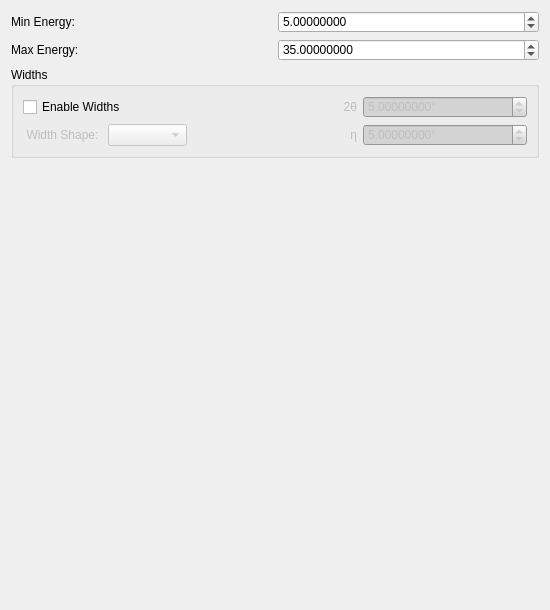
<?xml version="1.0" encoding="UTF-8"?>
<ui version="4.0">
 <class>laue_overlay_editor</class>
 <widget class="QWidget" name="laue_overlay_editor">
  <property name="geometry">
   <rect>
    <x>0</x>
    <y>0</y>
    <width>550</width>
    <height>610</height>
   </rect>
  </property>
  <property name="sizePolicy">
   <sizepolicy hsizetype="Preferred" vsizetype="Preferred">
    <horstretch>0</horstretch>
    <verstretch>0</verstretch>
   </sizepolicy>
  </property>
  <property name="minimumSize">
   <size>
    <width>0</width>
    <height>610</height>
   </size>
  </property>
  <property name="windowTitle">
   <string>Edit Overlay</string>
  </property>
  <property name="styleSheet">
   <string notr="true">QDoubleSpinBox:disabled {background-color: LightGray;}
</string>
  </property>
  <layout class="QGridLayout" name="gridLayout">
   <item row="5" column="0" colspan="2">
    <spacer name="verticalSpacer">
     <property name="orientation">
      <enum>Qt::Vertical</enum>
     </property>
     <property name="sizeHint" stdset="0">
      <size>
       <width>20</width>
       <height>40</height>
      </size>
     </property>
    </spacer>
   </item>
   <item row="4" column="0" colspan="2">
    <layout class="QVBoxLayout" name="crystal_editor_layout"/>
   </item>
   <item row="1" column="0">
    <widget class="QLabel" name="max_energy_label">
     <property name="text">
      <string>Max Energy:</string>
     </property>
    </widget>
   </item>
   <item row="0" column="0">
    <widget class="QLabel" name="min_energy_label">
     <property name="text">
      <string>Min Energy:</string>
     </property>
    </widget>
   </item>
   <item row="1" column="1">
    <widget class="ScientificDoubleSpinBox" name="max_energy">
     <property name="keyboardTracking">
      <bool>false</bool>
     </property>
     <property name="decimals">
      <number>8</number>
     </property>
     <property name="maximum">
      <double>100000.000000000000000</double>
     </property>
     <property name="value">
      <double>35.000000000000000</double>
     </property>
    </widget>
   </item>
   <item row="2" column="0" colspan="2">
    <widget class="QGroupBox" name="ranges_group_box">
     <property name="title">
      <string>Widths</string>
     </property>
     <layout class="QGridLayout" name="gridLayout_4">
      <item row="1" column="0">
       <widget class="QCheckBox" name="enable_widths">
        <property name="text">
         <string>Enable Widths</string>
        </property>
       </widget>
      </item>
      <item row="3" column="3">
       <widget class="ScientificDoubleSpinBox" name="eta_width">
        <property name="enabled">
         <bool>false</bool>
        </property>
        <property name="keyboardTracking">
         <bool>false</bool>
        </property>
        <property name="suffix">
         <string>°</string>
        </property>
        <property name="decimals">
         <number>8</number>
        </property>
        <property name="maximum">
         <double>360.000000000000000</double>
        </property>
        <property name="value">
         <double>5.000000000000000</double>
        </property>
       </widget>
      </item>
      <item row="1" column="3">
       <widget class="ScientificDoubleSpinBox" name="tth_width">
        <property name="enabled">
         <bool>false</bool>
        </property>
        <property name="keyboardTracking">
         <bool>false</bool>
        </property>
        <property name="suffix">
         <string>°</string>
        </property>
        <property name="decimals">
         <number>8</number>
        </property>
        <property name="maximum">
         <double>360.000000000000000</double>
        </property>
        <property name="value">
         <double>5.000000000000000</double>
        </property>
       </widget>
      </item>
      <item row="3" column="2">
       <widget class="QLabel" name="eta_width_label">
        <property name="enabled">
         <bool>false</bool>
        </property>
        <property name="text">
         <string>η</string>
        </property>
        <property name="alignment">
         <set>Qt::AlignRight|Qt::AlignTrailing|Qt::AlignVCenter</set>
        </property>
       </widget>
      </item>
      <item row="1" column="2">
       <widget class="QLabel" name="tth_width_label">
        <property name="enabled">
         <bool>false</bool>
        </property>
        <property name="text">
         <string>2θ</string>
        </property>
        <property name="alignment">
         <set>Qt::AlignRight|Qt::AlignTrailing|Qt::AlignVCenter</set>
        </property>
       </widget>
      </item>
      <item row="3" column="0">
       <layout class="QHBoxLayout" name="horizontalLayout">
        <item>
         <widget class="QLabel" name="width_shape_label">
          <property name="enabled">
           <bool>false</bool>
          </property>
          <property name="text">
           <string>Width Shape:</string>
          </property>
          <property name="alignment">
           <set>Qt::AlignCenter</set>
          </property>
         </widget>
        </item>
        <item>
         <widget class="QComboBox" name="width_shape">
          <property name="enabled">
           <bool>false</bool>
          </property>
         </widget>
        </item>
       </layout>
      </item>
     </layout>
    </widget>
   </item>
   <item row="0" column="1">
    <widget class="ScientificDoubleSpinBox" name="min_energy">
     <property name="keyboardTracking">
      <bool>false</bool>
     </property>
     <property name="decimals">
      <number>8</number>
     </property>
     <property name="maximum">
      <double>100000.000000000000000</double>
     </property>
     <property name="value">
      <double>5.000000000000000</double>
     </property>
    </widget>
   </item>
  </layout>
 </widget>
 <customwidgets>
  <customwidget>
   <class>ScientificDoubleSpinBox</class>
   <extends>QDoubleSpinBox</extends>
   <header>scientificspinbox.h</header>
  </customwidget>
 </customwidgets>
 <tabstops>
  <tabstop>min_energy</tabstop>
  <tabstop>max_energy</tabstop>
  <tabstop>enable_widths</tabstop>
  <tabstop>width_shape</tabstop>
  <tabstop>tth_width</tabstop>
  <tabstop>eta_width</tabstop>
 </tabstops>
 <resources/>
 <connections/>
</ui>
